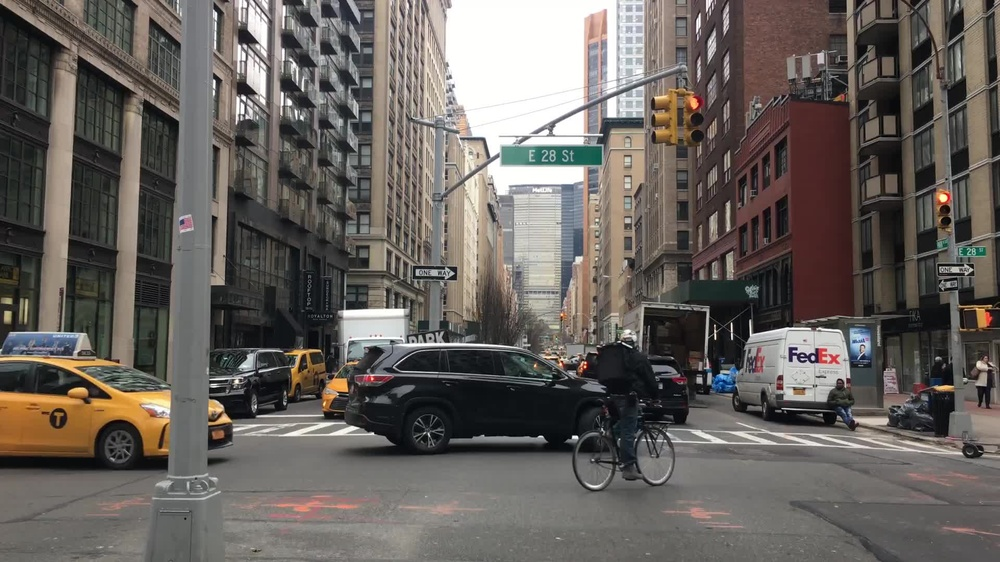
#> input picture src/PointPainting/painting/hma/imgs/test_imgs/nyc.jpg, 1000 x 562 px, shrunk from 1920 x 1080 before the run; its folder holds only this picture in this run
$ python -i depth_to_point_cloud.py   (imports and definitions only)
#> lines starting #> are read from the running program, lines starting #| are printed output that depends on the picture
import numpy as np
import cv2
import open3d as o3d
from pathlib import Path


# [14 lines left out: function fov_to_focal_length, not called in this run]


def load_depth_map(depth_path):
    """
    Load a grayscale depth map image.

    Args:
        depth_path: Path to the depth map image

    Returns:
        numpy array of the depth map
    """
    depth_img = cv2.imread(str(depth_path), cv2.IMREAD_GRAYSCALE)
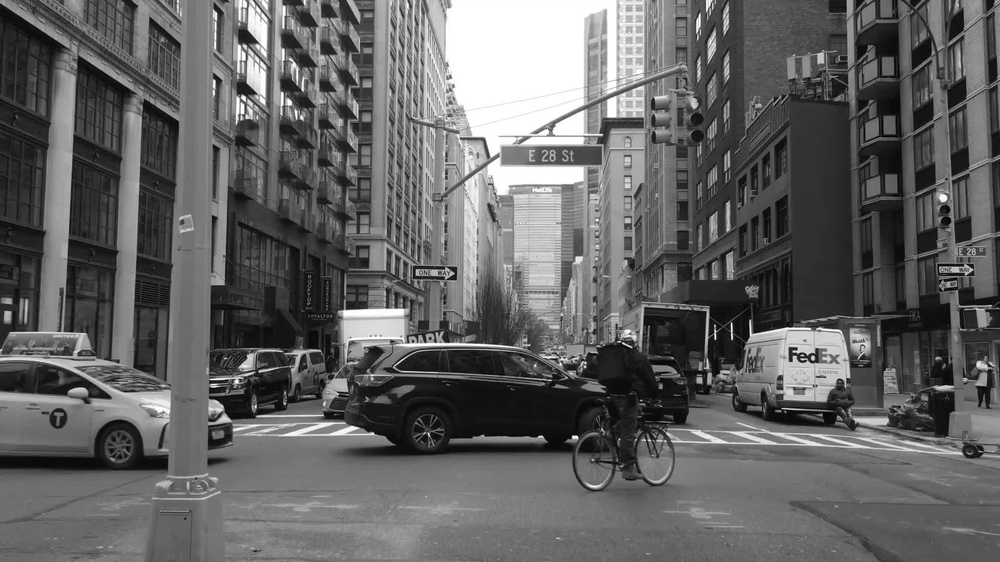
#> depth_img: shape (562, 1000); min 0, max 255, mean 99.2
    if depth_img is None:
        raise ValueError(f"Could not load depth map from {depth_path}")
    return depth_img


def depth_map_to_point_cloud(depth_map, rgb_image=None, invert_depth=True,
                             max_depth=200.0, fx=None, fy=None,
                             cx=None, cy=None, z_scale=20.0,
                             fov_horizontal=None, fov_vertical=None):
    """
    Convert a depth map to a 3D point cloud.

    Args:
        depth_map: 2D numpy array (grayscale image) where darker = closer, brighter = farther
        rgb_image: Optional RGB image for coloring the point cloud
        invert_depth: If True, invert the depth values (darker pixels = closer)
        max_depth: Maximum depth value in meters/units
        fx, fy: Focal lengths (intrinsic camera parameters). If None, will use FOV or default to 525.0
        cx, cy: Principal point (center of image). If None, uses image center
        z_scale: Additional scaling factor for Z-axis (depth) to exaggerate depth perception
        fov_horizontal: Horizontal field of view in degrees (alternative to fx)
        fov_vertical: Vertical field of view in degrees (alternative to fy)

    Returns:
        open3d.geometry.PointCloud object
    """
#> called with invert_depth = True, max_depth = 200, z_scale = 20
    height, width = depth_map.shape
#> height = 562; width = 1000

    # Set principal point to image center if not provided
    if cx is None:
        cx = width / 2.0
#> cx = 500
    if cy is None:
        cy = height / 2.0
#> cy = 281

    # Calculate focal lengths from FOV if provided, otherwise use defaults
    if fov_horizontal is not None and fx is None:
        fx = fov_to_focal_length(fov_horizontal, width)
    elif fx is None:
        fx = 525.0

    if fov_vertical is not None and fy is None:
        fy = fov_to_focal_length(fov_vertical, height)
    elif fy is None:
        fy = 525.0

    # Normalize depth map to [0, 1] range
    depth_normalized = depth_map.astype(np.float32) / 255.0

    # Invert if darker means closer (which is your case)
    if invert_depth:
        depth_normalized = 1.0 - depth_normalized
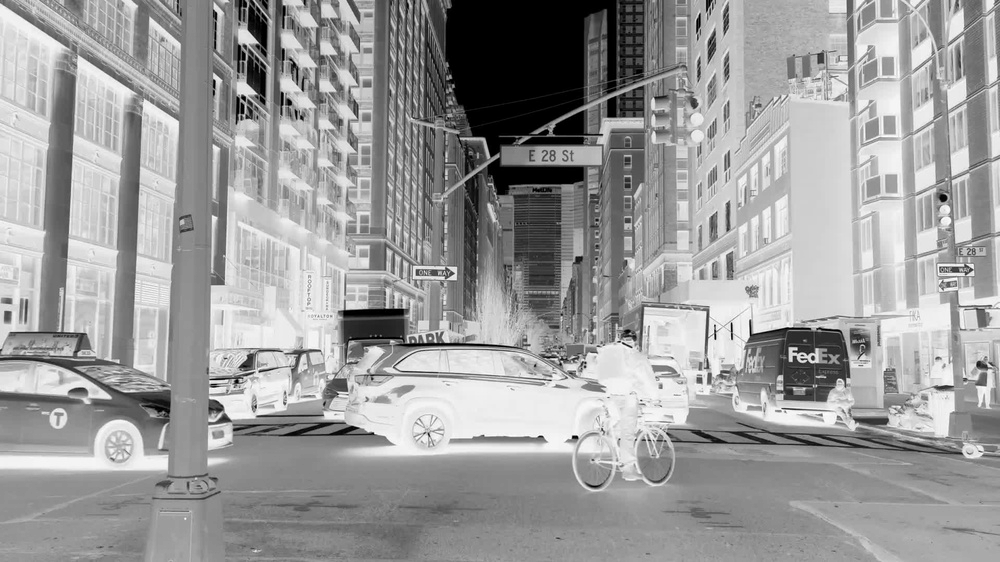
#> depth_normalized: shape (562, 1000) float32; min 0, max 1, mean 0.611

    # Scale to actual depth values
    depth_values = depth_normalized * max_depth
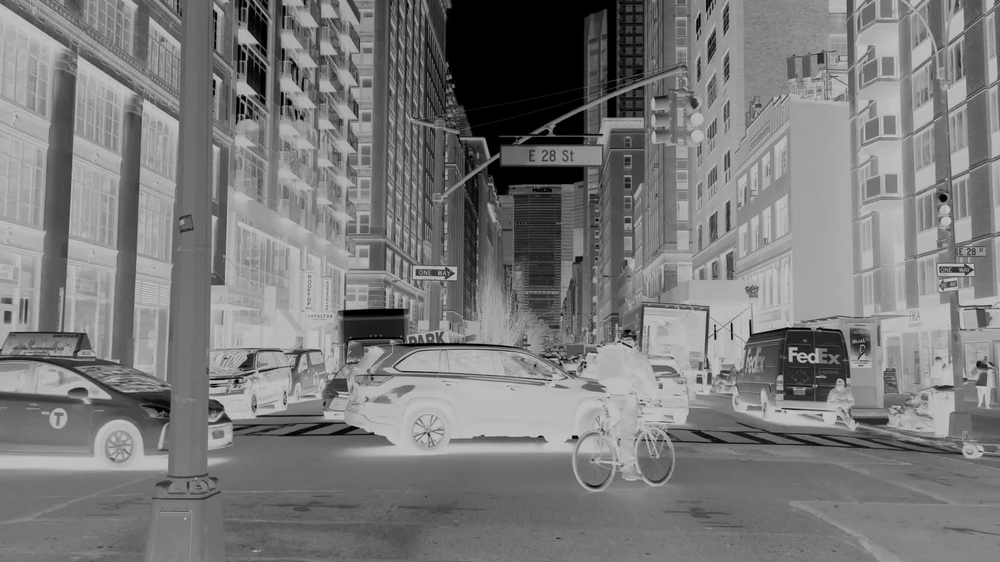
#> depth_values: shape (562, 1000) float32; min 0, max 200, mean 122.2

    # Create meshgrid of pixel coordinates
    u, v = np.meshgrid(np.arange(width), np.arange(height))

    # Convert to 3D coordinates using pinhole camera model
    # X = (u - cx) * Z / fx
    # Y = (v - cy) * Z / fy
    # Z = depth
    z = depth_values
    x = (u - cx) * z / fx
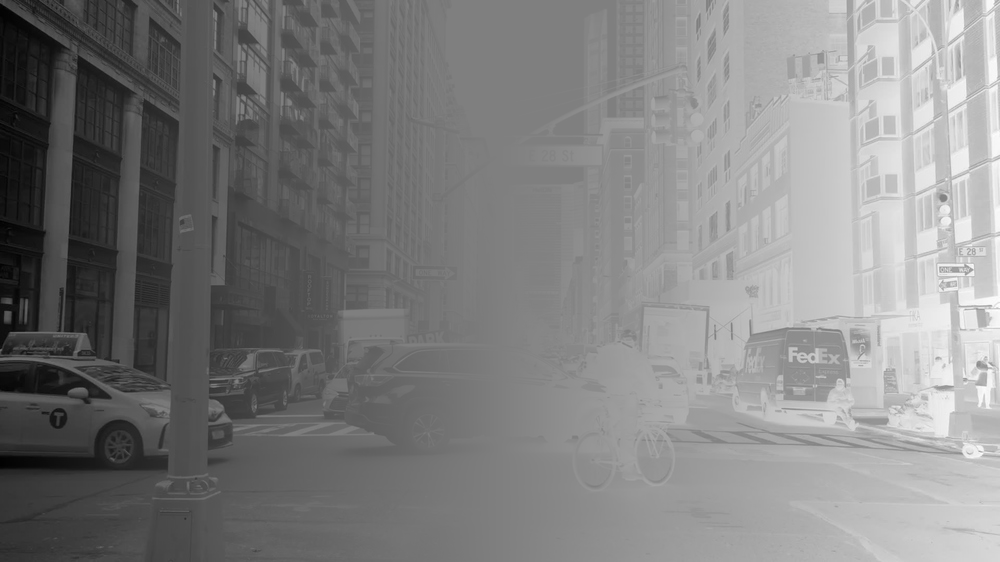
#> x: shape (562, 1000) float64; min -184.5, max 184.1, mean 0.9; drawn with min black and max white
    y = (v - cy) * z / fy
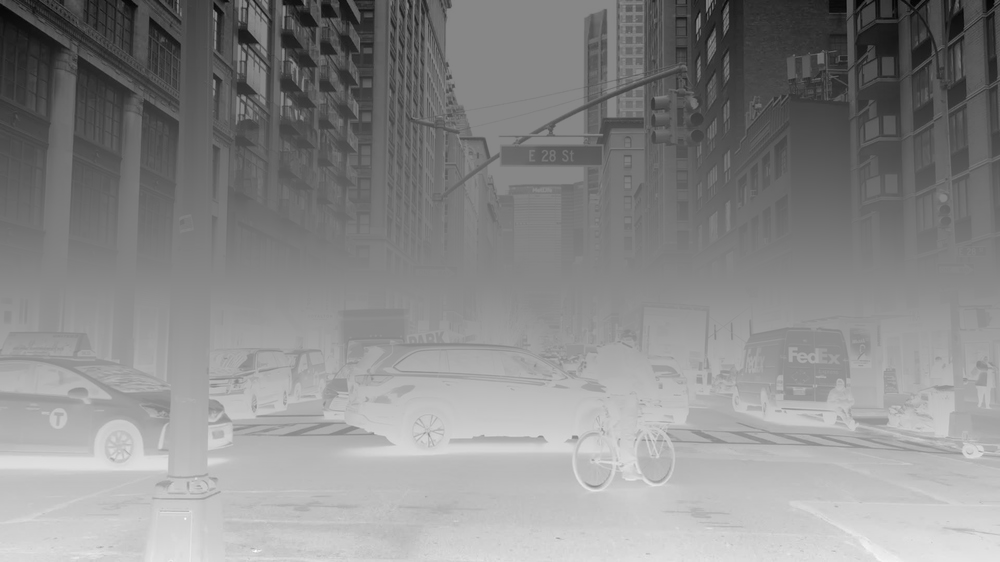
#> y: shape (562, 1000) float64; min -105.1, max 91.97, mean 1.7; drawn with min black and max white

    # Stack coordinates and reshape to (N, 3)
    points = np.stack([x, y, z], axis=-1).reshape(-1, 3)

    # Apply additional Z-axis scaling to exaggerate depth
    points[:, 2] *= z_scale

    # Filter out points with zero or very small depth
    valid_mask = points[:, 2] > 0.01
    points = points[valid_mask]

    # Create Open3D point cloud
    pcd = o3d.geometry.PointCloud()
    pcd.points = o3d.utility.Vector3dVector(points)

    # Add colors if RGB image is provided
    if rgb_image is not None:
        if len(rgb_image.shape) == 2:
            # Convert grayscale to RGB
            rgb_image = cv2.cvtColor(rgb_image, cv2.COLOR_GRAY2RGB)
        elif rgb_image.shape[2] == 4:
            # Convert RGBA to RGB
            rgb_image = cv2.cvtColor(rgb_image, cv2.COLOR_RGBA2RGB)
        else:
            # Convert BGR to RGB (OpenCV loads as BGR)
            rgb_image = cv2.cvtColor(rgb_image, cv2.COLOR_BGR2RGB)

        colors = rgb_image.reshape(-1, 3)[valid_mask] / 255.0
        pcd.colors = o3d.utility.Vector3dVector(colors)
    else:
        # Use depth-based coloring (blue = close, red = far)
        colors = np.zeros((len(points), 3))
        depth_normalized_filtered = depth_normalized.flatten()[valid_mask]
        colors[:, 0] = depth_normalized_filtered  # Red channel
        colors[:, 2] = 1.0 - depth_normalized_filtered  # Blue channel
        pcd.colors = o3d.utility.Vector3dVector(colors)

    return pcd


def visualize_point_cloud(pcd, window_name="Point Cloud Viewer"):
    """
    Visualize a point cloud using Open3D.

    Args:
        pcd: open3d.geometry.PointCloud object
        window_name: Name of the visualization window
    """
    # Create a visualizer
    vis = o3d.visualization.Visualizer()
    vis.create_window(window_name=window_name)
    vis.add_geometry(pcd)

    # Set view options
    opt = vis.get_render_option()
    opt.point_size = 2.0
    opt.background_color = np.asarray([0.1, 0.1, 0.1])

    # Run the visualizer
    vis.run()
    vis.destroy_window()


def load_and_visualize(depth_path, rgb_path=None, **kwargs):
    """
    Load a depth map (and optionally RGB image) and visualize as point cloud.

    Args:
        depth_path: Path to depth map image
        rgb_path: Optional path to RGB image
        **kwargs: Additional arguments for depth_map_to_point_cloud
    """
    # Load depth map
    depth_map = load_depth_map(depth_path)

    # Load RGB image if provided
    rgb_image = None
    if rgb_path is not None:
        rgb_image = cv2.imread(str(rgb_path))
        if rgb_image is None:
            print(f"Warning: Could not load RGB image from {rgb_path}")

    # Convert to point cloud
    pcd = depth_map_to_point_cloud(depth_map, rgb_image, **kwargs)

    # Visualize
    visualize_point_cloud(
        pcd, window_name=f"Point Cloud - {Path(depth_path).name}")

    return pcd


# [32 lines left out: function batch_visualize, not called in this run]


# [10 lines not run here, left out]

    # Option 2: Using FOV (uncomment to use instead)
    # batch_visualize(depth_dir, rgb_dir, max_depth=10.0,
    #                 z_scale=20.0, invert_depth=True,
    #                 fov_horizontal=60.0, fov_vertical=45.0)

>>> result = load_and_visualize('../PointPainting/painting/hma/imgs/test_imgs/nyc.jpg')

$ run again, on src/PointPainting/painting/hma/imgs/test_imgs/sf.jpg
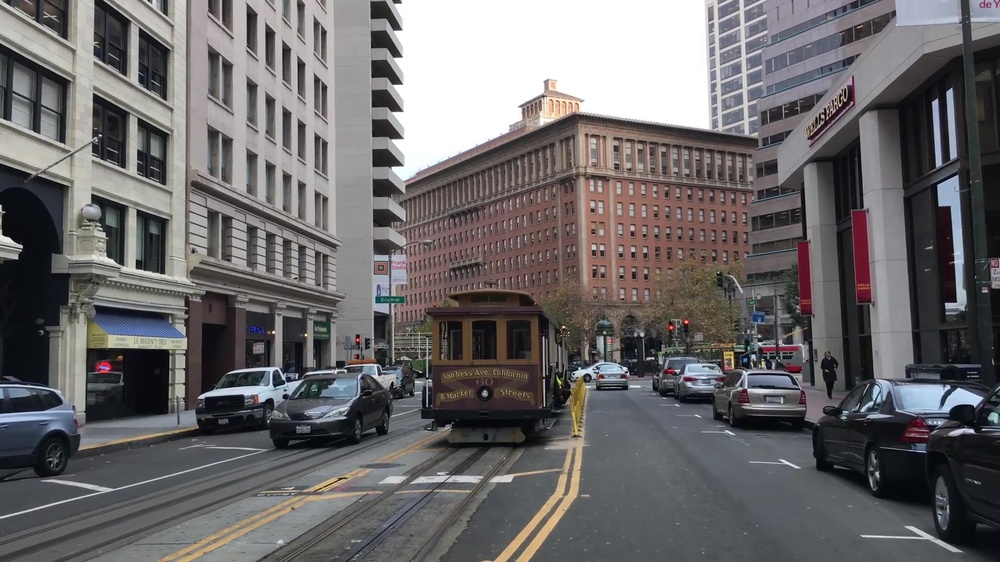
#> input picture src/PointPainting/painting/hma/imgs/test_imgs/sf.jpg, 1000 x 562 px, shrunk from 1920 x 1080 before the run
#> in depth_map_to_point_cloud, `x = (u - cx) * z / fx`:
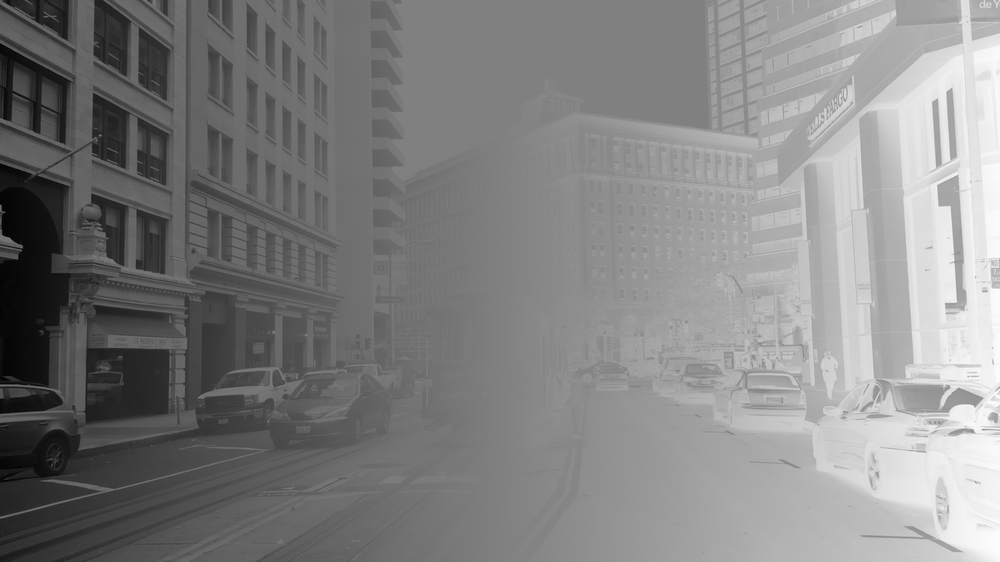
#> x: shape (562, 1000) float64; min -188.2, max 184.9, mean 2.7; drawn with min black and max white
#> in depth_map_to_point_cloud, `y = (v - cy) * z / fy`:
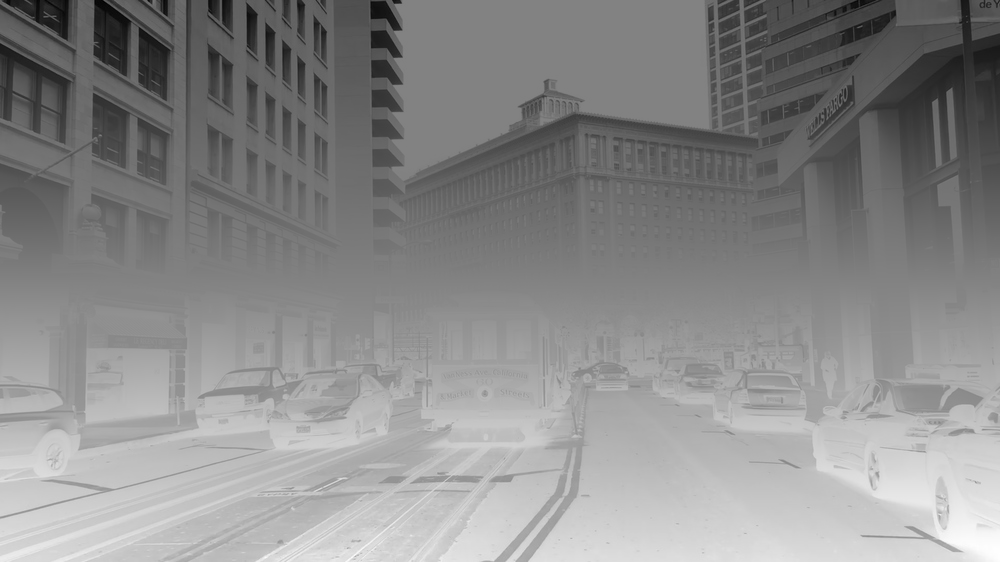
#> y: shape (562, 1000) float64; min -103.4, max 98.34, mean 6.3; drawn with min black and max white
